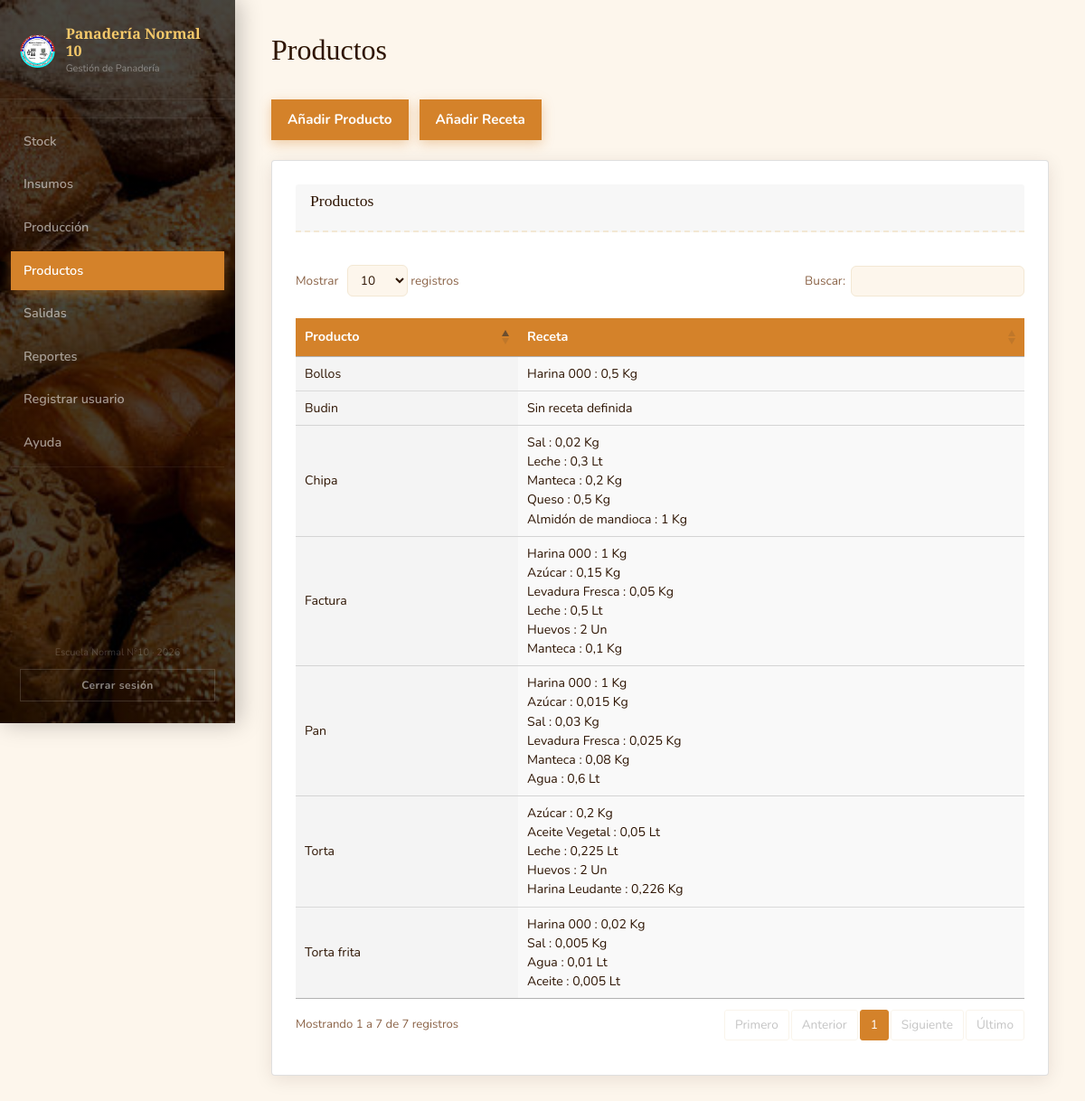
The app's page /productos.php (signed in) with its own data.
### tables this page shows
CREATE TABLE `productos` (
  `idproductos` int(11) NOT NULL,
  `idunidad_de_medida` int(11) NOT NULL,
  `nombre` varchar(45) NOT NULL
);

### PHP/utilidades.php (called while the page is built)
<?php
if (!function_exists('formatear_cantidad')) {
    function formatear_cantidad($numero) {
        $texto = number_format((float) $numero, 3, ',', '');
        return rtrim(rtrim($texto, '0'), ',') ?: '0';
    }
}

### productos.php (the view, shortened to what this page needs)
<?php
require_once 'conexion.php';
require_once 'PHP/utilidades.php';
?>
<!DOCTYPE html>
<html lang="es">
<head>
  <link rel="stylesheet" href="Framework/bootstrap-5.1.3/css/bootstrap.min.css"/>
  <link rel="stylesheet" href="Libreria/DataTables/datatables.min.css"/>
  <link rel="stylesheet" href="CSS/styles.css"/>
</head>
<body>
  <aside class="sidebar">
    <div class="sidebar-brand">
      <div class="brand-icon"><img src="CSS/Imagenes/Logo.png" alt="Logo panadería"></div>
      <div class="brand-text">
        <span class="brand-name">Panadería Normal 10</span>
        <span class="brand-sub">Gestión de Panadería</span>
      </div>
    </div>
    <ul class="nav-links">
      <?php include 'sidebar.php'; ?>
    </ul>
    <div class="sidebar-footer">
      <span>Escuela Normal N°10 · 2026</span>
      <a href="logout.php" class="btn-logout">Cerrar sesión</a>
    </div>
  </aside>
  <main class="main-content">
    <header class="page-header">
      <h1 class="page-title">Productos</h1>
    </header>
    <div class="acciones-productos">
      <a href="nuevo_producto.php" class="btn-primary">Añadir Producto</a>
      <a href="nueva_receta.php" class="btn-primary">Añadir Receta</a>
    </div>
    <section class="card" aria-label="Productos Registrados">
      <header class="card-header"><h2>Productos</h2></header>
      <div class="lista-productos">
        <?php
        $lista_productos = mysqli_query($conexion, "
            SELECT idproductos, nombre AS nombre_producto
            FROM productos
            ORDER BY nombre
        ");
        if (mysqli_num_rows($lista_productos) === 0): ?>
          <p class="sin-datos">No hay productos registrados.</p>
        <?php else: ?>
          <table id="tabla-productos" class="display">
            <thead>
              <tr>
                <th>Producto</th>
                <th>Receta</th>
              </tr>
            </thead>
            <tbody>
              <?php while ($producto = mysqli_fetch_assoc($lista_productos)): ?>
                <?php
                $receta_del_producto = mysqli_query($conexion, "
                    SELECT i.nombre AS nombre_insumo, r.cantidad, u.abreviatura
                    FROM receta r
                    INNER JOIN insumos i ON r.id_insumo = i.idinsumos
                    INNER JOIN unidad_de_medida u ON i.idunidad_de_medida = u.idunidad_de_medida
                    WHERE r.id_producto = {$producto['idproductos']}
                ");
                $partes_receta = [];
                while ($fila_receta = mysqli_fetch_assoc($receta_del_producto)) {
                    $partes_receta[] = htmlspecialchars($fila_receta['nombre_insumo']) . ' : ' . formatear_cantidad($fila_receta['cantidad']) . ' ' . htmlspecialchars($fila_receta['abreviatura']);
                }
                ?>
                <tr>
                  <td><?= htmlspecialchars($producto['nombre_producto']) ?></td>
                  <td><?= !empty($partes_receta) ? implode('<br>', $partes_receta) : 'Sin receta definida' ?></td>
                </tr>
              <?php endwhile; ?>
            </tbody>
          </table>
        <?php endif; ?>
      </div>
    </section>
  </main>
</body>
</html>

### CSS/styles.css (style rules this page uses)
*, *::before, *::after { box-sizing: border-box; margin: 0; padding: 0; }
:root { --cream: #fdf6ec; --cream-dark: #f3e8d4; --brown-dark: #2e1503; --brown-mid: #6b3a1f; --amber: #d4822a; --gold-light: #f5c96a; --red-accent: #c84b2f; --green: #5a8a3c; --text-main: #2e1503; --text-muted: #8b6347; --sidebar-w: 260px; --shadow: 0 4px 20px rgba(46, 21, 3, 0.1); }
html { scroll-behavior: smooth; }
body { min-height: 100vh; background: var(--cream); color: var(--text-main); font-family: 'Nunito', sans-serif; }
img { display: block; max-width: 100%; }
a { color: inherit; }
.main-content { flex: 1; margin-left: var(--sidebar-w); padding: 36px 40px; }
.page-header { display: flex; align-items: flex-end; justify-content: space-between; gap: 20px; margin-bottom: 28px; }
.page-title { color: var(--brown-dark); font-family: 'Playfair Display', serif; font-size: 2rem; }
.sidebar { position: fixed; top: 0; left: 0; z-index: 100; display: flex; flex-direction: column; width: var(--sidebar-w); height: 100vh; padding-bottom: 24px; background: linear-gradient(rgba(0, 0, 0, 0.72), rgba(0, 0, 0, 0.72)), url('Imagenes/Pan.jpg') center / cover no-repeat; box-shadow: 4px 0 24px rgba(0, 0, 0, 0.25); }
.sidebar-brand { display: flex; align-items: center; gap: 12px; padding: 28px 22px 24px; border-bottom: 1px solid rgba(255, 255, 255, 0.08); }
.brand-icon img { width: 40px; height: 40px; object-fit: contain; }
.brand-text { display: flex; flex-direction: column; }
.brand-name { color: var(--gold-light); font-family: 'Playfair Display', serif; font-size: 1rem; font-weight: 700; line-height: 1.2; }
.brand-sub { margin-top: 2px; color: rgba(255, 255, 255, 0.4); font-size: 0.68rem; }
.nav-links { display: flex; flex: 1; flex-direction: column; gap: 4px; padding: 20px 12px; list-style: none; }
.sidebar-footer { padding: 0 22px; color: rgba(255, 255, 255, 0.2); font-size: 0.68rem; text-align: center; }
.btn-logout { display: block; margin-top: 10px; padding: 8px 0; font-size: 0.75rem; font-weight: 700; letter-spacing: 0.04em; text-align: center; text-decoration: none; color: rgba(255, 255, 255, 0.5); border: 1px solid rgba(255, 255, 255, 0.15); transition: background 0.2s ease, color 0.2s ease, transform 0.2s ease; }
.card { margin-bottom: 22px; padding: 26px; overflow-x: auto; background: #fff; box-shadow: var(--shadow); }
.card-header { display: flex; align-items: center; justify-content: space-between; margin-bottom: 20px; padding-bottom: 14px; border-bottom: 2px dashed var(--cream-dark); }
.card-header h2 { color: var(--brown-dark); font-family: 'Playfair Display', serif; font-size: 1.1rem; }
.btn-primary, .btn-filtrar, .btn-limpiar, .btn-pdf { display: inline-flex; align-items: center; justify-content: center; min-height: 44px; padding: 11px 18px; color: #fff; font-family: 'Nunito', sans-serif; font-size: 0.95rem; font-weight: 700; text-decoration: none; background: var(--amber); border: none; box-shadow: 0 4px 12px rgba(212, 130, 42, 0.35); cursor: pointer; transition: transform 0.2s ease, background 0.2s ease, box-shadow 0.2s ease; }
.acciones-productos { display: flex; flex-wrap: wrap; gap: 12px; margin: 14px 0 22px; }
.lista-productos { display: flex; flex-direction: column; gap: 10px; }
table { width: 100%; margin-bottom: 12px; border-collapse: collapse; }
table th { padding: 10px; color: #fff; font-size: 0.9rem; font-weight: 700; text-align: left; background: var(--amber); }
table td { padding: 8px 10px; font-size: 0.88rem; }
table tbody tr:nth-child(even) { background: #f9f9f9; }
@media (max-width: 1200px) { .page-header { flex-wrap: wrap; } }

### records on screen
productos: nombre "Bollos", partes_receta "Harina 000 : 0,5 Kg"
productos: nombre "Budin", shows "Sin receta definida"
productos: nombre "Chipa", partes_receta "Sal : 0,02 Kg Leche : 0,3 Lt Manteca : 0,2 Kg Queso : 0,5 Kg Almidón de mandioca : 1 Kg"
productos: nombre "Factura", partes_receta "Harina 000 : 1 Kg Azúcar : 0,15 Kg Levadura Fresca : 0,05 Kg Leche : 0,5 Lt Huevos : 2 Un Manteca : 0,1 Kg"
productos: nombre "Pan", partes_receta "Harina 000 : 1 Kg Azúcar : 0,015 Kg Sal : 0,03 Kg Levadura Fresca : 0,025 Kg Manteca : 0,08 Kg Agua : 0,6 Lt"
productos: nombre "Torta", partes_receta "Azúcar : 0,2 Kg Aceite Vegetal : 0,05 Lt Leche : 0,225 Lt Huevos : 2 Un Harina Leudante : 0,226 Kg"
productos: nombre "Torta frita", partes_receta "Harina 000 : 0,02 Kg Sal : 0,005 Kg Agua : 0,01 Lt Aceite : 0,005 Lt"

### other values on screen
$item['etiqueta'] "Stock"
$item['etiqueta'] "Insumos"
$item['etiqueta'] "Producción"
$item['etiqueta'] "Productos"
$item['etiqueta'] "Salidas"
$item['etiqueta'] "Reportes"
$item['etiqueta'] "Registrar usuario"
$item['etiqueta'] "Ayuda"
